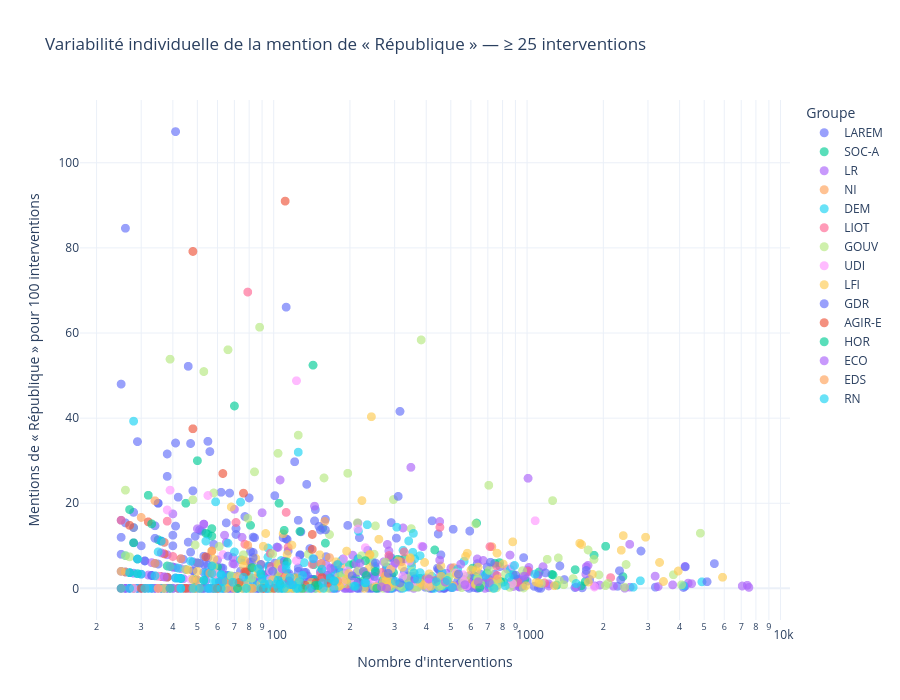

Notebook code cell kept with this figure:
### Code cell
import pandas as pd
import numpy as np
import plotly.express as px

# Agrégation au niveau député
dep = (
    df.groupby(["id_orateur", "nom_orateur_clean", "affiliation_et_gouv"], dropna=False)
    .agg(
        interventions=("uid", "count"),
        mentions=("nombre_mentions_repu", "sum"),
        mots=("len_texte_brut", "sum"),
    )
    .reset_index()
)

# Indicateurs
dep["mentions_100_interventions"] = 100 * dep["mentions"] / dep["interventions"]

dep["mentions_10000_mots"] = 10000 * dep["mentions"] / dep["mots"]

# Seuil minimal
seuil = 25
d = dep[dep["interventions"] >= seuil].copy()

fig = px.scatter(
    d,
    x="interventions",
    y="mentions_100_interventions",
    color="affiliation_et_gouv",
    hover_name="nom_orateur_clean",
    hover_data={
        "affiliation_et_gouv": True,
        "interventions": True,
        "mentions": True,
        "mentions_100_interventions": ":.2f",
        "mentions_10000_mots": ":.2f",
    },
    log_x=True,
    labels={
        "interventions": "Nombre d'interventions",
        "mentions_100_interventions": "Mentions de « République » pour 100 interventions",
        "affiliation_et_gouv": "Groupe",
    },
    title=f"Variabilité individuelle de la mention de « République » — ≥ {seuil} interventions",
)

fig.update_traces(marker=dict(size=9, opacity=0.65))

fig.update_layout(height=700, template="plotly_white", legend_title="Groupe")

fig.show()

### Figure 1 — Plotly figure (JSON) as saved in the notebook; plotly's stock layout.template omitted (floating-point values rounded to 4 significant figures; data arrays with more than 128 entries replaced by an {"elided": "..."} marker saying what was removed)
{"data": [{"customdata": {"elided": "422x3 mixed values"}, "hovertemplate": "<b>%{hovertext}</b><br><br>Groupe=%{customdata[0]}<br>Nombre d'interventions=%{x}<br>Mentions de « République » pour 100 interventions=%{y:.2f}<br>mentions=%{customdata[1]}<br>mentions_10000_mots=%{customdata[2]:.2f}<extra></extra>", "hovertext": {"elided": "422 str values"}, "legendgroup": "LAREM", "marker": {"color": "#636efa", "opacity": 0.65, "size": 9, "symbol": "circle"}, "mode": "markers", "name": "LAREM", "showlegend": true, "type": "scattergl", "x": {"elided": "422 int values"}, "xaxis": "x", "y": {"elided": "422 float values"}, "yaxis": "y"}, {"customdata": {"elided": "75x3 mixed values"}, "hovertemplate": "<b>%{hovertext}</b><br><br>Groupe=%{customdata[0]}<br>Nombre d'interventions=%{x}<br>Mentions de « République » pour 100 interventions=%{y:.2f}<br>mentions=%{customdata[1]}<br>mentions_10000_mots=%{customdata[2]:.2f}<extra></extra>", "hovertext": ["M. Alain David", "Mme Laurence Dumont", "M. Jérôme Guedj", "M. David Habib", "M. Jérôme Lambert", "M. Christophe Bouillon", "M. Olivier Dussopt", "M. Régis Juanico", "M. Guillaume Garot", "M. Christian Hutin", "Mme Marietta Karamanli", "Mme George Pau-Langevin", "Mme Delphine Batho", "M. Serge Letchimy", "M. Hervé Saulignac", "Mme Michèle Victory", "Mme Claudia Rouaux", "Mme Marie-Noëlle Battistel", "M. Bertrand Petit", "M. François Pupponi", "M. Luc Carvounas", "Mme Gisèle Biémouret", "M. Stéphane Le Foll", "M. Jean-Louis Bricout", "M. Dominique Potier", "M. Joaquim Pueyo", "Mme Christine Pires Beaune", "Mme Cécile Untermaier", "Mme Sylvie Tolmont", "M. Olivier Faure", "Mme Valérie Rabault", "Mme Ericka Bareigts", "M. Joël Aviragnet", "M. Christian Baptiste", "Mme Hélène Vainqueur-Christophe", "M. Philippe Naillet", "Mme Chantal Jourdan", "M. Boris Vallaud", "Mme Josette Manin", "M. Gérard Leseul", "Mme Isabelle Santiago", "Mme Lamia El Aaraje", "M. Arthur Delaporte", "M. Philippe Brun", "Mme Mélanie Thomin", "M. Mickaël Bouloux", "Mme Anna Pic", "M. Roger Vicot", "M. Inaki Echaniz", "Mme Fatiha Keloua Hachi", "M. Stéphane Delautrette", "M. Elie Califer", "M. Johnny Hajjar", "M. Alain David", "M. Boris Vallaud", "M. Christian Hutin", "M. David Habib", "M. Dominique Potier", "M. Guillaume Garot", "M. Gérard Leseul", "M. Hervé Saulignac", "M. Jean-Louis Bricout", "M. Joël Aviragnet", "M. Philippe Naillet", "Mme Chantal Jourdan", "Mme Christine Pires Beaune", "Mme Cécile Untermaier", "Mme Isabelle Santiago", "Mme Lamia El Aaraje", "Mme Laurence Dumont", "Mme Marie-Noëlle Battistel", "Mme Marietta Karamanli", "Mme Michèle Victory", "Mme Sylvie Tolmont", "Mme Valérie Rabault"], "legendgroup": "SOC-A", "marker": {"color": "#00cc96", "opacity": 0.65, "size": 9, "symbol": "circle"}, "mode": "markers", "name": "SOC-A", "showlegend": true, "type": "scattergl", "x": [618, 571, 1253, 977, 257, 279, 101, 810, 785, 1265, 610, 329, 269, 632, 778, 432, 184, 1310, 38, 880, 144, 378, 108, 1634, 1838, 199, 1697, 1548, 476, 745, 2389, 337, 685, 113, 120, 146, 213, 2042, 215, 695, 207, 70, 1115, 297, 107, 208, 226, 96, 708, 155, 204, 127, 45, 81, 141, 58, 49, 308, 37, 211, 35, 184, 48, 27, 97, 97, 156, 44, 143, 28, 52, 60, 31, 43, 102], "xaxis": "x", "y": [2.913, 0.8757, 3.272, 2.047, 0.3891, 5.018, 0.9901, 1.481, 1.656, 3.162, 4.754, 6.991, 1.859, 15.35, 6.041, 9.028, 2.174, 0.7634, 5.263, 3.295, 5.556, 2.381, 0.0, 0.612, 7.78, 5.528, 1.591, 4.393, 2.521, 5.906, 2.763, 0.8902, 1.46, 1.77, 2.5, 2.055, 1.408, 9.892, 6.977, 3.597, 5.797, 42.86, 3.857, 3.704, 2.804, 1.923, 1.77, 4.167, 1.977, 4.516, 1.961, 13.39, 20.0, 14.81, 1.418, 0.0, 2.041, 6.818, 0.0, 2.37, 11.43, 1.63, 2.083, 3.704, 0.0, 0.0, 14.1, 0.0, 52.45, 0.0, 0.0, 5.0, 0.0, 2.326, 1.961], "yaxis": "y"}, {"customdata": {"elided": "175x3 mixed values"}, "hovertemplate": "<b>%{hovertext}</b><br><br>Groupe=%{customdata[0]}<br>Nombre d'interventions=%{x}<br>Mentions de « République » pour 100 interventions=%{y:.2f}<br>mentions=%{customdata[1]}<br>mentions_10000_mots=%{customdata[2]:.2f}<extra></extra>", "hovertext": {"elided": "175 str values"}, "legendgroup": "LR", "marker": {"color": "#ab63fa", "opacity": 0.65, "size": 9, "symbol": "circle"}, "mode": "markers", "name": "LR", "showlegend": true, "type": "scattergl", "x": {"elided": "175 int values"}, "xaxis": "x", "y": {"elided": "175 float values"}, "yaxis": "y"}, {"customdata": [["NI", 71, 0.9637], ["NI", 10, 0.331], ["NI", 2, 0.2336], ["NI", 25, 0.8784], ["NI", 9, 1.472], ["NI", 1, 0.43], ["NI", 0, 0], ["NI", 5, 0.5129], ["NI", 21, 0.7306], ["NI", 25, 1.482], ["NI", 5, 0.6509], ["NI", 4, 0.5888], ["NI", 11, 0.1103], ["NI", 0, 0], ["NI", 2, 0.1638], ["NI", 2, 0.175], ["NI", 5, 1.191], ["NI", 3, 0.3724], ["NI", 10, 0.7705], ["NI", 1, 0.2885], ["NI", 1, 0.1721], ["NI", 0, 0], ["NI", 12, 0.5532], ["NI", 1, 0.1399], ["NI", 2, 0.3909], ["NI", 0, 0], ["NI", 5, 0.7472], ["NI", 1, 0.1989], ["NI", 5, 0.6648], ["NI", 0, 0], ["NI", 0, 0], ["NI", 2, 1.667], ["NI", 1, 0.2138], ["NI", 0, 0], ["NI", 3, 0.3793]], "hovertemplate": "<b>%{hovertext}</b><br><br>Groupe=%{customdata[0]}<br>Nombre d'interventions=%{x}<br>Mentions de « République » pour 100 interventions=%{y:.2f}<br>mentions=%{customdata[1]}<br>mentions_10000_mots=%{customdata[2]:.2f}<extra></extra>", "hovertext": ["M. Nicolas Dupont-Aignan", "M. Jean Lassalle", "Mme Véronique Besse", "Mme Delphine Batho", "Mme Sylvia Pinel", "M. Olivier Falorni", "Mme Jeanine Dubié", "Mme Delphine Bagarry", "M. Michel Castellani", "M. Jean-Félix Acquaviva", "M. Paul-André Colombani", "M. Sébastien Nadot", "Mme Emmanuelle Ménard", "M. Matthieu Orphelin", "Mme Émilie Cariou", "Mme Agnès Thill", "M. José Evrard", "M. Aurélien Taché", "M. M'jid El Guerrab", "Mme Paula Forteza", "M. Joachim Son-Forget", "Mme Albane Gaillot", "Mme Marie-France Lorho", "M. Guillaume Chiche", "M. Cédric Villani", "Mme Martine Wonner", "M. Hubert Julien-Laferrière", "M. Guillaume Chiche", "M. Nicolas Dupont-Aignan", "Mme Albane Gaillot", "Mme Delphine Bagarry", "Mme Delphine Batho", "Mme Marie-France Lorho", "Mme Martine Wonner", "Mme Émilie Cariou"], "legendgroup": "NI", "marker": {"color": "#FFA15A", "opacity": 0.65, "size": 9, "symbol": "circle"}, "mode": "markers", "name": "NI", "showlegend": true, "type": "scattergl", "x": [726, 574, 39, 513, 154, 65, 123, 89, 350, 159, 57, 37, 722, 127, 141, 195, 30, 43, 184, 26, 35, 152, 166, 67, 34, 89, 57, 73, 77, 104, 28, 57, 35, 36, 104], "xaxis": "x", "y": [9.78, 1.742, 5.128, 4.873, 5.844, 1.538, 0.0, 5.618, 6.0, 15.72, 8.772, 10.81, 1.524, 0.0, 1.418, 1.026, 16.67, 6.977, 5.435, 3.846, 2.857, 0.0, 7.229, 1.493, 5.882, 0.0, 8.772, 1.37, 6.494, 0.0, 0.0, 3.509, 2.857, 0.0, 2.885], "yaxis": "y"}, {"customdata": {"elided": "97x3 mixed values"}, "hovertemplate": "<b>%{hovertext}</b><br><br>Groupe=%{customdata[0]}<br>Nombre d'interventions=%{x}<br>Mentions de « République » pour 100 interventions=%{y:.2f}<br>mentions=%{customdata[1]}<br>mentions_10000_mots=%{customdata[2]:.2f}<extra></extra>", "hovertext": ["M. Michel Fanget", "M. Philippe Vigier", "M. François Pupponi", "M. Olivier Falorni", "Mme Marielle de Sarnez", "M. Mohamed Laqhila", "M. Christophe Blanchet", "Mme Nadia Essayan", "M. Christophe Jerretie", "M. Jean-Pierre Cubertafon", "M. Philippe Berta", "M. Jean-Luc Lagleize", "M. Erwan Balanant", "Mme Sophie Mette", "Mme Sabine Thillaye", "Mme Élodie Jacquier-Laforge", "Mme Geneviève Darrieussecq", "M. Fabien Lainé", "M. Marc Fesneau", "M. Stéphane Baudu", "Mme Sarah El Haïry", "M. Luc Geismar", "Mme Sandrine Josso", "M. Richard Ramos", "M. Philippe Bolo", "M. Laurent Garcia", "Mme Géraldine Bannier", "M. Brahim Hammouche", "M. Jimmy Pahun", "Mme Perrine Goulet", "Mme Marguerite Deprez-Audebert", "M. Bruno Duvergé", "Mme Laurence Vichnievsky", "Mme Josy Poueyto", "M. Jean-Paul Mattei", "M. Sylvain Waserman", "Mme Florence Lasserre-David", "M. Vincent Bru", "Mme Nathalie Elimas", "M. David Corceiro", "Mme Justine Benin", "M. Max Mathiasin", "M. Frédéric Petit", "Mme Maud Petit", "Mme Blandine Brocard", "M. Patrick Mignola", "Mme Aude Luquet", "M. Jean-Louis Bourlanges", "M. Philippe Michel-Kleisbauer", "Mme Isabelle Florennes", "Mme Maud Gatel", "M. Jean-Noël Barrot", "Mme Michèle de Vaucouleurs", "M. Bruno Millienne", "M. Philippe Latombe", "M. Patrick Loiseau", "M. Nicolas Turquois", "M. Bruno Fuchs", "M. Cyrille Isaac-Sibille", "M. Romain Daubié", "M. Mickaël Cosson", "Mme Anne-Laure Babault", "M. Laurent Croizier", "M. Laurent Esquenet-Goxes", "M. Frédéric Zgainski", "M. Emmanuel Mandon", "Mme Mathilde Desjonquères", "Mme Delphine Lingemann", "Mme Louise Morel", "M. Hubert Ott", "M. Éric Martineau", "Mme Marina Ferrari", "M. Pascal Lecamp", "Mme Estelle Folest", "Mme Anne Bergantz", "M. Bruno Millienne", "M. Christophe Blanchet", "M. Christophe Jerretie", "M. Cyrille Isaac-Sibille", "M. Erwan Balanant", "M. François Pupponi", "M. Jean-Louis Bourlanges", "M. Jean-Paul Mattei", "M. Jimmy Pahun", "M. Mohamed Laqhila", "M. Nicolas Turquois", "M. Philippe Berta", "M. Philippe Latombe", "M. Philippe Vigier", "Mme Blandine Brocard", "Mme Frédérique Tuffnell", "Mme Géraldine Bannier", "Mme Laurence Vichnievsky", "Mme Maud Petit", "Mme Michèle de Vaucouleurs", "Mme Perrine Goulet", "Mme Sophie Mette"], "legendgroup": "DEM", "marker": {"color": "#19d3f3", "opacity": 0.65, "size": 9, "symbol": "circle"}, "mode": "markers", "name": "DEM", "showlegend": true, "type": "scattergl", "x": [30, 859, 216, 216, 182, 371, 323, 246, 291, 110, 430, 132, 4899, 184, 83, 421, 76, 108, 360, 123, 354, 42, 42, 322, 175, 95, 251, 341, 463, 462, 67, 128, 378, 101, 891, 425, 94, 169, 332, 43, 185, 110, 634, 350, 281, 324, 283, 564, 106, 306, 46, 532, 399, 4144, 470, 54, 684, 443, 711, 264, 27, 93, 757, 80, 39, 95, 56, 107, 225, 28, 79, 107, 278, 146, 70, 503, 36, 39, 49, 378, 74, 26, 59, 72, 29, 58, 63, 33, 78, 81, 31, 42, 55, 39, 32, 95, 31], "xaxis": "x", "y": [3.333, 4.424, 13.43, 6.944, 1.099, 1.617, 0.0, 6.098, 0.0, 1.818, 0.0, 6.061, 1.531, 3.804, 1.205, 2.85, 0.0, 0.0, 6.944, 0.0, 8.475, 4.762, 2.381, 1.553, 1.143, 7.368, 4.781, 11.14, 0.432, 3.68, 2.985, 0.0, 7.672, 1.98, 2.469, 1.647, 2.128, 4.142, 0.3012, 2.326, 6.486, 5.455, 2.524, 5.143, 4.626, 8.951, 1.06, 6.383, 4.717, 14.38, 0.0, 4.511, 2.506, 0.6274, 0.6383, 3.704, 3.07, 2.032, 0.8439, 0.7576, 3.704, 0.0, 1.189, 3.75, 0.0, 9.474, 0.0, 6.542, 0.4444, 39.29, 2.532, 0.9346, 2.158, 0.0, 8.571, 0.3976, 0.0, 0.0, 0.0, 3.704, 6.757, 7.692, 1.695, 0.0, 0.0, 1.724, 0.0, 0.0, 0.0, 4.938, 0.0, 0.0, 12.73, 5.128, 0.0, 5.263, 0.0], "yaxis": "y"}, {"customdata": {"elided": "47x3 mixed values"}, "hovertemplate": "<b>%{hovertext}</b><br><br>Groupe=%{customdata[0]}<br>Nombre d'interventions=%{x}<br>Mentions de « République » pour 100 interventions=%{y:.2f}<br>mentions=%{customdata[1]}<br>mentions_10000_mots=%{customdata[2]:.2f}<extra></extra>", "hovertext": ["M. Jean Lassalle", "M. Pierre Morel-À-L'Huissier", "M. Yannick Favennec Becot", "M. Guy Bricout", "M. Jean-Luc Warsmann", "M. Philippe Vigier", "M. Bertrand Pancher", "Mme Sylvia Pinel", "M. Jean-Michel Clément", "M. François Pupponi", "M. Jean-Louis Bricout", "M. François-Michel Lambert", "M. Olivier Falorni", "M. Paul Molac", "Mme Jeanine Dubié", "M. Michel Castellani", "M. Jean-Félix Acquaviva", "M. Paul-André Colombani", "M. Benoit Simian", "M. Matthieu Orphelin", "Mme Jennifer De Temmerman", "Mme Béatrice Descamps", "M. Olivier Serva", "M. Max Mathiasin", "M. M'jid El Guerrab", "Mme Nathalie Bassire", "Mme Frédérique Dumas", "M. Christophe Naegelen", "Mme Martine Wonner", "M. Laurent Panifous", "M. David Taupiac", "M. Benjamin Saint-Huile", "M. Stéphane Lenormand", "Mme Estelle Youssouffa", "M. Charles de Courson", "M. Bertrand Pancher", "M. Charles de Courson", "M. François-Michel Lambert", "M. Jean Lassalle", "M. Jean-Félix Acquaviva", "M. Jean-Michel Clément", "M. Michel Castellani", "M. Paul Molac", "Mme Frédérique Dumas", "Mme Jennifer De Temmerman", "Mme Martine Wonner", "Mme Sylvia Pinel"], "legendgroup": "LIOT", "marker": {"color": "#FF6692", "opacity": 0.65, "size": 9, "symbol": "circle"}, "mode": "markers", "name": "LIOT", "showlegend": true, "type": "scattergl", "x": [319, 31, 276, 44, 59, 761, 757, 399, 81, 1011, 108, 919, 79, 714, 434, 1173, 453, 327, 77, 46, 59, 142, 109, 71, 285, 125, 292, 176, 153, 110, 128, 267, 125, 112, 2136, 97, 210, 303, 37, 25, 42, 176, 98, 38, 36, 40, 114], "xaxis": "x", "y": [6.27, 0.0, 2.899, 0.0, 0.0, 3.022, 5.284, 2.256, 4.938, 4.055, 3.704, 1.415, 69.62, 9.804, 1.843, 1.279, 14.35, 8.563, 10.39, 0.0, 3.39, 5.634, 3.67, 15.49, 7.719, 0.8, 1.37, 1.136, 3.268, 0.9091, 0.0, 3.745, 1.6, 17.86, 2.528, 8.247, 0.4762, 0.9901, 0.0, 16.0, 0.0, 1.705, 5.102, 15.79, 2.778, 7.5, 9.649], "yaxis": "y"}, {"customdata": {"elided": "135x3 mixed values"}, "hovertemplate": "<b>%{hovertext}</b><br><br>Groupe=%{customdata[0]}<br>Nombre d'interventions=%{x}<br>Mentions de « République » pour 100 interventions=%{y:.2f}<br>mentions=%{customdata[1]}<br>mentions_10000_mots=%{customdata[2]:.2f}<extra></extra>", "hovertext": {"elided": "135 str values"}, "legendgroup": "GOUV", "marker": {"color": "#B6E880", "opacity": 0.65, "size": 9, "symbol": "circle"}, "mode": "markers", "name": "GOUV", "showlegend": true, "type": "scattergl", "x": {"elided": "135 int values"}, "xaxis": "x", "y": {"elided": "135 float values"}, "yaxis": "y"}, {"customdata": {"elided": "51x3 mixed values"}, "hovertemplate": "<b>%{hovertext}</b><br><br>Groupe=%{customdata[0]}<br>Nombre d'interventions=%{x}<br>Mentions de « République » pour 100 interventions=%{y:.2f}<br>mentions=%{customdata[1]}<br>mentions_10000_mots=%{customdata[2]:.2f}<extra></extra>", "hovertext": ["M. Maurice Leroy", "M. Pierre Morel-À-L'Huissier", "M. Yannick Favennec Becot", "M. Stéphane Demilly", "M. Michel Zumkeller", "M. Antoine Herth", "M. Francis Vercamer", "M. Guy Bricout", "Mme Agnès Firmin Le Bodo", "M. Yves Jégo", "M. Jean-Christophe Lagarde", "M. Jean-Luc Warsmann", "Mme Laure de La Raudière", "M. Philippe Vigier", "M. Thierry Benoit", "M. Bertrand Pancher", "M. Franck Riester", "M. Pascal Brindeau", "M. Philippe Gomès", "M. Paul Christophe", "M. Olivier Becht", "M. Grégory Labille", "M. Meyer Habib", "Mme Maina Sage", "M. Vincent Ledoux", "Mme Sophie Auconie", "Mme Lise Magnier", "Mme Valérie Six", "Mme Agnès Thill", "Mme Béatrice Descamps", "M. Philippe Dunoyer", "Mme Nicole Sanquer", "M. Joachim Son-Forget", "Mme Frédérique Dumas", "M. Christophe Naegelen", "Mme Patricia Lemoine", "M. Pierre-Yves Bournazel", "Mme Sophie Métadier", "M. Charles de Courson", "M. Christophe Naegelen", "M. Jean-Christophe Lagarde", "M. Meyer Habib", "M. Michel Zumkeller", "M. Pascal Brindeau", "M. Philippe Gomès", "M. Pierre Morel-À-L'Huissier", "M. Thierry Benoit", "M. Yannick Favennec Becot", "Mme Agnès Thill", "Mme Béatrice Descamps", "Mme Valérie Six"], "legendgroup": "UDI", "marker": {"color": "#FF97FF", "opacity": 0.65, "size": 9, "symbol": "circle"}, "mode": "markers", "name": "UDI", "showlegend": true, "type": "scattergl", "x": [97, 195, 173, 107, 323, 117, 408, 157, 364, 39, 1076, 234, 575, 560, 1843, 177, 37, 879, 123, 409, 215, 63, 384, 289, 156, 563, 410, 210, 249, 343, 230, 123, 43, 97, 525, 99, 189, 25, 873, 59, 38, 55, 74, 162, 35, 28, 187, 35, 134, 47, 107], "xaxis": "x", "y": [2.062, 4.103, 0.578, 4.673, 2.786, 2.564, 0.4902, 0.6369, 1.648, 23.08, 15.89, 1.709, 0.5217, 3.214, 0.3256, 1.13, 2.703, 5.233, 48.78, 1.467, 13.95, 7.937, 9.896, 4.498, 1.923, 1.599, 1.463, 1.429, 2.008, 6.414, 9.565, 6.504, 0.0, 4.124, 3.619, 1.01, 6.878, 0.0, 1.145, 3.39, 18.42, 21.82, 2.703, 4.321, 2.857, 0.0, 1.604, 0.0, 0.0, 2.128, 0.9346], "yaxis": "y"}, {"customdata": {"elided": "94x3 mixed values"}, "hovertemplate": "<b>%{hovertext}</b><br><br>Groupe=%{customdata[0]}<br>Nombre d'interventions=%{x}<br>Mentions de « République » pour 100 interventions=%{y:.2f}<br>mentions=%{customdata[1]}<br>mentions_10000_mots=%{customdata[2]:.2f}<extra></extra>", "hovertext": ["M. Jean-Luc Mélenchon", "Mme Élisa Martin", "Mme Clémentine Autain", "M. Jean-Philippe Nilor", "Mme Bénédicte Taurine", "M. Michel Larive", "M. Loïc Prud'homme", "Mme Muriel Ressiguier", "Mme Caroline Fiat", "M. Adrien Quatennens", "M. Ugo Bernalicis", "M. Bastien Lachaud", "Mme Mathilde Panot", "M. Jean-Hugues Ratenon", "M. Éric Coquerel", "M. Alexis Corbière", "Mme Sabine Rubin", "Mme Danièle Obono", "M. François Ruffin", "Mme Sophia Chikirou", "Mme Sarah Legrain", "M. Léo Walter", "M. Laurent Alexandre", "M. Manuel Bompard", "M. Hendrik Davi", "M. Sébastien Delogu", "Mme Murielle Lepvraud", "Mme Catherine Couturier", "Mme Pascale Martin", "M. Michel Sala", "M. Hadrien Clouet", "Mme Anne Stambach-Terrenoir", "M. François Piquemal", "M. Christophe Bex", "Mme Nathalie Oziol", "M. Sébastien Rome", "M. Sylvain Carrière", "M. Frédéric Mathieu", "Mme Mathilde Hignet", "Mme Andrée Taurinya", "M. Andy Kerbrat", "Mme Ségolène Amiot", "M. Matthias Tavel", "Mme Charlotte Leduc", "Mme Martine Etienne", "M. David Guiraud", "Mme Marianne Maximi", "M. Emmanuel Fernandes", "M. Gabriel Amard", "M. Idir Boumertit", "M. Rodrigo Arenas", "Mme Élise Leboucher", "M. Jean-François Coulomme", "Mme Aurélie Trouvé", "Mme Alma Dufour", "Mme Nadège Abomangoli", "M. Jérôme Legavre", "Mme Clémence Guetté", "M. Louis Boyard", "M. Damien Maudet", "Mme Rachel Keke", "Mme Ersilia Soudais", "Mme Manon Meunier", "M. Maxime Laisney", "M. Florian Chauche", "Mme Farida Amrani", "M. Paul Vannier", "M. Carlos Martens Bilongo", "M. Arnaud Le Gall", "M. William Martinet", "M. Antoine Léaument", "Mme Karen Erodi", "M. Aurélien Saintoul", "Mme Danielle Simonnet", "M. Thomas Portes", "M. Perceval Gaillard", "M. Aymeric Caron", "Mme Raquel Garrido", "M. René Pilato", "M. Adrien Quatennens", "M. Alexis Corbière", "M. Bastien Lachaud", "M. François Ruffin", "M. Jean-Hugues Ratenon", "M. Jean-Luc Mélenchon", "M. Loïc Prud'homme", "M. Michel Larive", "M. Ugo Bernalicis", "M. Éric Coquerel", "Mme Bénédicte Taurine", "Mme Caroline Fiat", "Mme Danièle Obono", "Mme Mathilde Panot", "Mme Sabine Rubin"], "legendgroup": "LFI", "marker": {"color": "#FECB52", "opacity": 0.65, "size": 9, "symbol": "circle"}, "mode": "markers", "name": "LFI", "showlegend": true, "type": "scattergl", "x": [2396, 526, 761, 70, 394, 581, 1746, 345, 3453, 805, 5908, 1614, 2354, 640, 3333, 2936, 878, 3950, 1810, 1282, 282, 239, 75, 389, 138, 322, 46, 278, 48, 25, 1112, 153, 194, 112, 417, 118, 99, 379, 119, 457, 240, 989, 1087, 91, 126, 123, 109, 72, 193, 75, 310, 91, 765, 489, 228, 113, 131, 624, 458, 198, 87, 93, 182, 290, 48, 270, 346, 104, 271, 228, 1640, 112, 411, 572, 176, 68, 58, 630, 276, 50, 243, 152, 253, 50, 223, 181, 76, 601, 260, 65, 511, 290, 239, 85], "xaxis": "x", "y": [12.4, 3.232, 8.279, 0.0, 6.091, 8.262, 1.489, 6.957, 1.622, 5.714, 2.607, 10.59, 8.963, 5.0, 6.091, 12.02, 10.93, 4.076, 3.315, 0.624, 0.3546, 5.021, 6.667, 0.7712, 0.0, 4.969, 4.348, 1.799, 2.083, 4.0, 1.259, 0.0, 8.763, 2.679, 0.4796, 10.17, 2.02, 1.319, 0.0, 5.252, 7.917, 0.6067, 1.472, 9.89, 0.0, 2.439, 12.84, 2.778, 2.073, 0.0, 6.452, 1.099, 2.222, 1.431, 0.0, 7.965, 0.0, 0.9615, 2.838, 3.535, 3.448, 12.9, 0.5495, 1.034, 0.0, 0.3704, 7.225, 5.769, 1.476, 3.947, 10.3, 0.0, 3.406, 7.517, 6.25, 19.12, 6.897, 4.127, 2.899, 4.0, 40.33, 7.895, 0.3953, 2.0, 20.63, 0.5525, 5.263, 4.326, 11.54, 0.0, 0.5871, 4.483, 7.95, 7.059], "yaxis": "y"}, {"customdata": [["GDR", 96, 0.5652], ["GDR", 80, 0.3866], ["GDR", 5, 0.3374], ["GDR", 44, 1.16], ["GDR", 7, 0.2807], ["GDR", 67, 1.302], ["GDR", 80, 1.418], ["GDR", 48, 0.3851], ["GDR", 213, 0.616], ["GDR", 28, 0.3579], ["GDR", 72, 0.5512], ["GDR", 21, 0.7694], ["GDR", 4, 0.9679], ["GDR", 5, 0.4705], ["GDR", 20, 1.026], ["GDR", 247, 1.002], ["GDR", 71, 0.4969], ["GDR", 43, 0.3649], ["GDR", 319, 1.185], ["GDR", 15, 0.4186], ["GDR", 8, 0.2064], ["GDR", 5, 0.3296], ["GDR", 10, 0.9742], ["GDR", 4, 0.6676], ["GDR", 1, 0.2212], ["GDR", 7, 0.5606], ["GDR", 0, 0], ["GDR", 10, 0.455], ["GDR", 3, 0.1143], ["GDR", 4, 0.3251], ["GDR", 22, 1.789], ["GDR", 6, 0.2839], ["GDR", 2, 0.1563], ["GDR", 0, 0], ["GDR", 18, 0.7456], ["GDR", 4, 0.1835], ["GDR", 22, 1.26], ["GDR", 9, 0.7494], ["GDR", 6, 0.4421], ["GDR", 3, 0.4014], ["GDR", 33, 3.903]], "hovertemplate": "<b>%{hovertext}</b><br><br>Groupe=%{customdata[0]}<br>Nombre d'interventions=%{x}<br>Mentions de « République » pour 100 interventions=%{y:.2f}<br>mentions=%{customdata[1]}<br>mentions_10000_mots=%{customdata[2]:.2f}<extra></extra>", "hovertext": ["M. André Chassaigne", "M. Jean-Paul Lecoq", "Mme Huguette Bello", "M. Nicolas Sansu", "M. Jean-Philippe Nilor", "M. Gabriel Serville", "Mme Marie-George Buffet", "M. Jean-Paul Dufrègne", "M. Pierre Dharréville", "M. Alain Bruneel", "M. Fabien Roussel", "Mme Soumya Bourouaha", "M. Jiovanny William", "Mme Manuéla Kéclard-Mondésir", "M. Moetai Brotherson", "M. Stéphane Peu", "Mme Elsa Faucillon", "M. Hubert Wulfranc", "M. Sébastien Jumel", "Mme Karine Lebon", "M. Yannick Monnet", "M. Jean-Marc Tellier", "M. Tematai Le Gayic", "M. Steve Chailloux", "Mme Mereana Reid Arbelot", "M. Marcellin Nadeau", "M. Jean-Victor Castor", "M. Davy Rimane", "Mme Emeline K/Bidi", "M. Frédéric Maillot", "M. Alain Bruneel", "M. André Chassaigne", "M. Hubert Wulfranc", "M. Jean-Paul Dufrègne", "M. Jean-Paul Lecoq", "M. Pierre Dharréville", "M. Stéphane Peu", "M. Sébastien Jumel", "Mme Elsa Faucillon", "Mme Karine Lebon", "Mme Marie-George Buffet"], "legendgroup": "GDR", "marker": {"color": "#636efa", "opacity": 0.65, "size": 9, "symbol": "circle"}, "mode": "markers", "name": "GDR", "showlegend": true, "type": "scattergl", "x": [2316, 5130, 163, 717, 250, 310, 594, 2341, 4211, 900, 1712, 153, 34, 66, 125, 2815, 1347, 1183, 5485, 252, 360, 89, 84, 28, 33, 110, 141, 283, 215, 99, 151, 204, 115, 215, 536, 315, 160, 226, 83, 50, 135], "xaxis": "x", "y": [4.145, 1.559, 3.067, 6.137, 2.8, 21.61, 13.47, 2.05, 5.058, 3.111, 4.206, 13.73, 11.76, 7.576, 16.0, 8.774, 5.271, 3.635, 5.816, 5.952, 2.222, 5.618, 11.9, 14.29, 3.03, 6.364, 0.0, 3.534, 1.395, 4.04, 14.57, 2.941, 1.739, 0.0, 3.358, 1.27, 13.75, 3.982, 7.229, 6.0, 24.44], "yaxis": "y"}, {"customdata": [["AGIR-E", 3, 0.3483], ["AGIR-E", 4, 0.1409], ["AGIR-E", 3, 0.3313], ["AGIR-E", 0, 0], ["AGIR-E", 17, 1.21], ["AGIR-E", 2, 0.1057], ["AGIR-E", 0, 0], ["AGIR-E", 0, 0], ["AGIR-E", 17, 0.997], ["AGIR-E", 3, 0.1924], ["AGIR-E", 1, 0.0546], ["AGIR-E", 13, 0.4857], ["AGIR-E", 18, 1.539], ["AGIR-E", 5, 0.7084], ["AGIR-E", 18, 0.9865], ["AGIR-E", 2, 0.1036], ["AGIR-E", 101, 4.341], ["AGIR-E", 0, 0], ["AGIR-E", 2, 0.3325], ["AGIR-E", 4, 0.8718], ["AGIR-E", 0, 0], ["AGIR-E", 4, 0.7667], ["AGIR-E", 0, 0], ["AGIR-E", 38, 3.326], ["AGIR-E", 0, 0], ["AGIR-E", 1, 0.1048], ["AGIR-E", 0, 0], ["AGIR-E", 0, 0], ["AGIR-E", 1, 0.1964]], "hovertemplate": "<b>%{hovertext}</b><br><br>Groupe=%{customdata[0]}<br>Nombre d'interventions=%{x}<br>Mentions de « République » pour 100 interventions=%{y:.2f}<br>mentions=%{customdata[1]}<br>mentions_10000_mots=%{customdata[2]:.2f}<extra></extra>", "hovertext": ["M. Antoine Herth", "Mme Agnès Firmin Le Bodo", "Mme Laure de La Raudière", "M. Paul Christophe", "M. Olivier Becht", "Mme Maina Sage", "M. Vincent Ledoux", "Mme Annie Chapelier", "M. Christophe Euzet", "Mme Aina Kuric", "Mme Lise Magnier", "M. Dimitri Houbron", "Mme Valérie Petit", "M. Benoit Potterie", "M. M'jid El Guerrab", "Mme Patricia Lemoine", "M. Pierre-Yves Bournazel", "M. Antoine Herth", "M. Dimitri Houbron", "M. Loïc Kervran", "M. Luc Lamirault", "M. M'jid El Guerrab", "M. Paul Christophe", "M. Pierre-Yves Bournazel", "Mme Agnès Firmin Le Bodo", "Mme Annie Chapelier", "Mme Lise Magnier", "Mme Maina Sage", "Mme Valérie Petit"], "legendgroup": "AGIR-E", "marker": {"color": "#EF553B", "opacity": 0.65, "size": 9, "symbol": "circle"}, "mode": "markers", "name": "AGIR-E", "showlegend": true, "type": "scattergl", "x": [37, 155, 78, 91, 63, 164, 100, 91, 76, 77, 133, 142, 48, 32, 142, 147, 111, 45, 29, 54, 25, 27, 30, 48, 60, 73, 39, 60, 38], "xaxis": "x", "y": [8.108, 2.581, 3.846, 0.0, 26.98, 1.22, 0.0, 0.0, 22.37, 3.896, 0.7519, 9.155, 37.5, 15.62, 12.68, 1.361, 90.99, 0.0, 6.897, 7.407, 0.0, 14.81, 0.0, 79.17, 0.0, 1.37, 0.0, 0.0, 2.632], "yaxis": "y"}, {"customdata": [["HOR", 1, 0.2901], ["HOR", 0, 0], ["HOR", 21, 1.18], ["HOR", 1, 0.02578], ["HOR", 5, 0.8635], ["HOR", 1, 0.07607], ["HOR", 4, 0.7083], ["HOR", 1, 0.1184], ["HOR", 7, 0.4891], ["HOR", 5, 0.6397], ["HOR", 7, 0.4059], ["HOR", 1, 0.06102], ["HOR", 15, 0.7428], ["HOR", 17, 1.404], ["HOR", 0, 0], ["HOR", 15, 0.7724], ["HOR", 3, 0.1876], ["HOR", 1, 0.1133], ["HOR", 15, 1.321], ["HOR", 3, 0.3475], ["HOR", 7, 1.048], ["HOR", 0, 0], ["HOR", 8, 0.7996], ["HOR", 7, 0.4058], ["HOR", 7, 0.972], ["HOR", 10, 0.2876]], "hovertemplate": "<b>%{hovertext}</b><br><br>Groupe=%{customdata[0]}<br>Nombre d'interventions=%{x}<br>Mentions de « République » pour 100 interventions=%{y:.2f}<br>mentions=%{customdata[1]}<br>mentions_10000_mots=%{customdata[2]:.2f}<extra></extra>", "hovertext": ["Mme Agnès Firmin Le Bodo", "M. Thierry Benoit", "M. Laurent Marcangeli", "M. Paul Christophe", "M. Loïc Kervran", "M. Luc Lamirault", "M. Jean-Charles Larsonneur", "M. François Jolivet", "Mme Lise Magnier", "Mme Isabelle Rauch", "Mme Naïma Moutchou", "M. Vincent Thiébaut", "M. Philippe Pradal", "M. Jérémie Patrier-Leitus", "M. Christophe Plassard", "M. Henri Alfandari", "M. François Gernigon", "Mme Anne Le Hénanff", "Mme Félicie Gérard", "Mme Stéphanie Kochert", "M. Didier Lemaire", "Mme Anne-Cécile Violland", "Mme Agnès Carel", "Mme Marie-Agnès Poussier-Winsback", "Mme Béatrice Bellamy", "M. Frédéric Valletoux"], "legendgroup": "HOR", "marker": {"color": "#00cc96", "opacity": 0.65, "size": 9, "symbol": "circle"}, "mode": "markers", "name": "HOR", "showlegend": true, "type": "scattergl", "x": [29, 255, 105, 650, 33, 146, 82, 53, 57, 27, 113, 106, 110, 160, 72, 230, 89, 150, 50, 28, 32, 130, 57, 232, 54, 252], "xaxis": "x", "y": [3.448, 0.0, 20.0, 0.1538, 15.15, 0.6849, 4.878, 1.887, 12.28, 18.52, 6.195, 0.9434, 13.64, 10.62, 0.0, 6.522, 3.371, 0.6667, 30.0, 10.71, 21.88, 0.0, 14.04, 3.017, 12.96, 3.968], "yaxis": "y"}, {"customdata": [["ECO", 7, 0.2815], ["ECO", 1, 0.0284], ["ECO", 8, 0.2784], ["ECO", 3, 0.4525], ["ECO", 30, 0.9374], ["ECO", 31, 0.76], ["ECO", 9, 0.2788], ["ECO", 10, 0.318], ["ECO", 1, 0.09982], ["ECO", 1, 0.03633], ["ECO", 38, 0.7988], ["ECO", 18, 0.5969], ["ECO", 9, 0.2461], ["ECO", 10, 0.5472], ["ECO", 28, 0.5567], ["ECO", 2, 0.07906], ["ECO", 13, 0.7553], ["ECO", 5, 0.1448], ["ECO", 0, 0], ["ECO", 1, 0.4217], ["ECO", 263, 4.778], ["ECO", 5, 0.4187], ["ECO", 29, 1.197]], "hovertemplate": "<b>%{hovertext}</b><br><br>Groupe=%{customdata[0]}<br>Nombre d'interventions=%{x}<br>Mentions de « République » pour 100 interventions=%{y:.2f}<br>mentions=%{customdata[1]}<br>mentions_10000_mots=%{customdata[2]:.2f}<extra></extra>", "hovertext": ["Mme Delphine Batho", "Mme Eva Sas", "M. Aurélien Taché", "M. Hubert Julien-Laferrière", "Mme Sophie Taillé-Polian", "Mme Marie Pochon", "M. Sébastien Peytavie", "Mme Christine Arrighi", "M. Nicolas Thierry", "M. Charles Fournier", "Mme Cyrielle Chatelain", "M. Jérémie Iordanoff", "Mme Julie Laernoes", "M. Jean-Claude Raux", "Mme Sandra Regol", "Mme Marie-Charlotte Garin", "M. Julien Bayou", "Mme Sandrine Rousseau", "Mme Lisa Belluco", "M. Karim Ben Cheikh", "M. Benjamin Lucas", "Mme Francesca Pasquini", "Mme Sabrina Sebaihi"], "legendgroup": "ECO", "marker": {"color": "#ab63fa", "opacity": 0.65, "size": 9, "symbol": "circle"}, "mode": "markers", "name": "ECO", "showlegend": true, "type": "scattergl", "x": [475, 266, 168, 36, 452, 547, 410, 641, 118, 509, 388, 302, 710, 144, 977, 343, 219, 568, 279, 37, 2541, 108, 281], "xaxis": "x", "y": [1.474, 0.3759, 4.762, 8.333, 6.637, 5.667, 2.195, 1.56, 0.8475, 0.1965, 9.794, 5.96, 1.268, 6.944, 2.866, 0.5831, 5.936, 0.8803, 0.0, 2.703, 10.35, 4.63, 10.32], "yaxis": "y"}, {"customdata": [["EDS", 2, 0.3734], ["EDS", 7, 1.688], ["EDS", 0, 0], ["EDS", 0, 0], ["EDS", 3, 0.168], ["EDS", 0, 0], ["EDS", 8, 0.8887], ["EDS", 0, 0]], "hovertemplate": "<b>%{hovertext}</b><br><br>Groupe=%{customdata[0]}<br>Nombre d'interventions=%{x}<br>Mentions de « République » pour 100 interventions=%{y:.2f}<br>mentions=%{customdata[1]}<br>mentions_10000_mots=%{customdata[2]:.2f}<extra></extra>", "hovertext": ["Mme Delphine Batho", "Mme Delphine Bagarry", "Mme Annie Chapelier", "M. Matthieu Orphelin", "Mme Émilie Cariou", "Mme Albane Gaillot", "M. Guillaume Chiche", "M. Cédric Villani"], "legendgroup": "EDS", "marker": {"color": "#FFA15A", "opacity": 0.65, "size": 9, "symbol": "circle"}, "mode": "markers", "name": "EDS", "showlegend": true, "type": "scattergl", "x": [56, 34, 35, 49, 179, 82, 79, 51], "xaxis": "x", "y": [3.571, 20.59, 0.0, 0.0, 1.676, 0.0, 10.13, 0.0], "yaxis": "y"}, {"customdata": {"elided": "86x3 mixed values"}, "hovertemplate": "<b>%{hovertext}</b><br><br>Groupe=%{customdata[0]}<br>Nombre d'interventions=%{x}<br>Mentions de « République » pour 100 interventions=%{y:.2f}<br>mentions=%{customdata[1]}<br>mentions_10000_mots=%{customdata[2]:.2f}<extra></extra>", "hovertext": ["M. Gilbert Collard", "M. Hervé de Lépinau", "M. Nicolas Meizonnet", "Mme Emmanuelle Ménard", "M. Sébastien Chenu", "M. Ludovic Pajot", "Mme Marine Le Pen", "M. Emmanuel Blairy", "M. Louis Aliot", "Mme Catherine Pujol", "M. Bruno Bilde", "Mme Marie-France Lorho", "M. Jérôme Buisson", "M. Nicolas Dragon", "M. José Beaurain", "M. Jocelyn Dessigny", "M. Jorys Bovet", "M. Jordan Guitton", "Mme Angélique Ranc", "M. Christophe Barthès", "M. Frédéric Falcon", "M. Julien Rancoule", "Mme Gisèle Lelouis", "M. Lionel Tivoli", "Mme Alexandra Masson", "M. Bryan Masson", "Mme Joëlle Mélin", "M. José Gonzalez", "M. Romain Baubry", "M. Emmanuel Taché de la Pagerie", "M. Franck Allisio", "Mme Caroline Colombier", "Mme Katiana Levavasseur", "M. Kévin Mauvieux", "M. Timothée Houssin", "Mme Lisette Pollet", "Mme Christine Loir", "M. Serge Muller", "M. Yoann Gillet", "Mme Pascale Bordes", "M. Pierre Meurin", "Mme Stéphanie Galzy", "M. Aurélien Lopez-Liguori", "Mme Edwige Diaz", "M. Grégoire de Fournas", "M. Alexis Jolly", "M. Roger Chudeau", "Mme Annick Cousin", "Mme Mathilde Paris", "M. Thomas Ménagé", "Mme Hélène Laporte", "Mme Florence Goulet", "M. Christophe Bentz", "Mme Laurence Robert-Dehault", "M. Michaël Taverne", "M. Pierrick Berteloot", "M. Matthieu Marchio", "M. Thibaut François", "M. Philippe Ballard", "M. Alexandre Sabatou", "M. Kévin Pfeffer", "M. Alexandre Loubet", "M. Laurent Jacobelli", "M. Victor Catteau", "Mme Caroline Parmentier", "M. Thierry Frappé", "Mme Christine Engrand", "M. Michel Guiniot", "Mme Sandrine Dogor-Such", "Mme Michèle Martinez", "Mme Sophie Blanc", "M. Antoine Villedieu", "M. Emeric Salmon", "Mme Béatrice Roullaud", "M. Julien Odoul", "M. Jean-Philippe Tanguy", "Mme Yaël Menache", "M. Frédéric Cabrolier", "Mme Marine Hamelet", "Mme Laure Lavalette", "M. Philippe Lottiaux", "Mme Julie Lechanteux", "M. Frank Giletti", "M. Frédéric Boccaletti", "M. Philippe Schreck", "Mme Emmanuelle Ménard"], "legendgroup": "RN", "marker": {"color": "#19d3f3", "opacity": 0.65, "size": 9, "symbol": "circle"}, "mode": "markers", "name": "RN", "showlegend": true, "type": "scattergl", "x": [174, 229, 231, 2800, 1074, 358, 850, 63, 74, 51, 234, 57, 116, 104, 59, 2622, 25, 155, 62, 55, 89, 125, 43, 53, 27, 59, 62, 69, 47, 138, 35, 119, 34, 173, 156, 29, 43, 31, 179, 104, 438, 76, 112, 167, 740, 29, 125, 43, 90, 507, 87, 54, 210, 57, 112, 207, 66, 110, 102, 116, 89, 143, 1561, 108, 484, 78, 48, 36, 94, 39, 29, 62, 820, 157, 356, 892, 96, 173, 41, 369, 126, 130, 123, 342, 92, 302], "xaxis": "x", "y": [1.724, 1.31, 1.299, 1.786, 3.352, 3.631, 2.588, 1.587, 20.27, 0.0, 14.96, 5.263, 0.8621, 0.0, 0.0, 0.267, 0.0, 4.516, 3.226, 0.0, 3.371, 0.0, 0.0, 1.887, 0.0, 20.34, 0.0, 1.449, 6.383, 0.0, 8.571, 0.8403, 2.941, 1.734, 1.282, 3.448, 0.0, 0.0, 5.587, 1.923, 1.598, 2.632, 5.357, 2.395, 0.0, 6.897, 32.0, 2.326, 2.222, 0.1972, 4.598, 11.11, 0.4762, 3.509, 4.464, 0.4831, 10.61, 0.0, 0.9804, 2.586, 0.0, 6.993, 1.153, 0.9259, 1.86, 0.0, 0.0, 11.11, 0.0, 0.0, 6.897, 3.226, 0.6098, 0.0, 12.92, 5.381, 1.042, 0.0, 2.439, 2.168, 1.587, 3.077, 0.0, 0.5848, 1.087, 1.656], "yaxis": "y"}], "layout": {"height": 700, "legend": {"title": {"text": "Groupe"}, "tracegroupgap": 0}, "title": {"text": "Variabilité individuelle de la mention de « République » — ≥ 25 interventions"}, "xaxis": {"anchor": "y", "domain": [0, 1], "title": {"text": "Nombre d'interventions"}, "type": "log"}, "yaxis": {"anchor": "x", "domain": [0, 1], "title": {"text": "Mentions de « République » pour 100 interventions"}}}}
